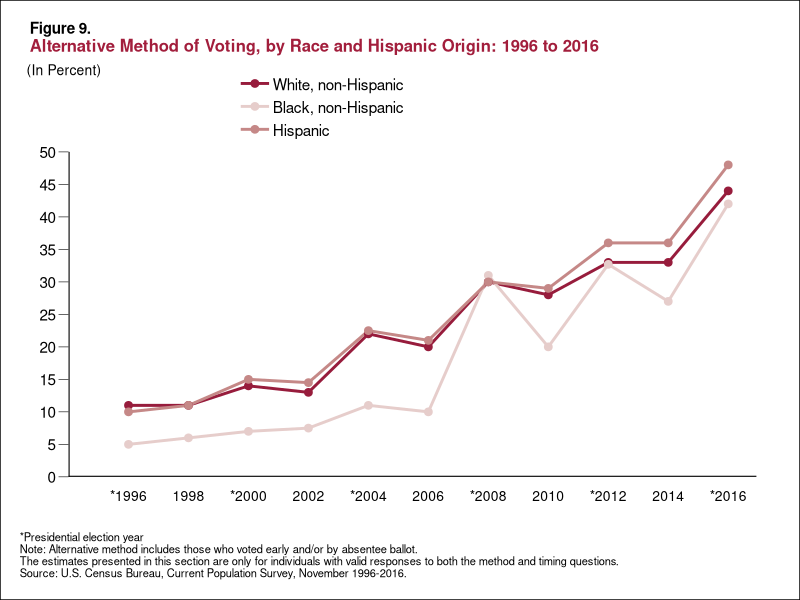
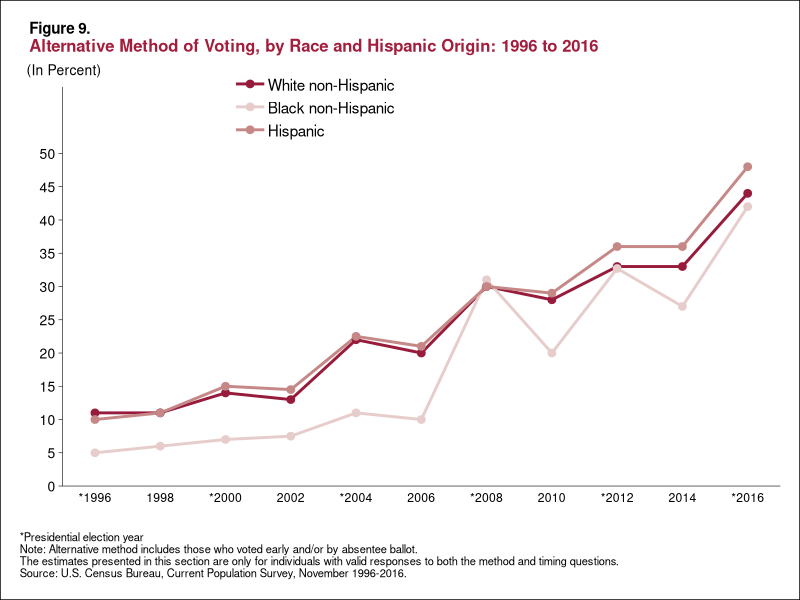

Reproduce these figures in R, in order.
## ---- chunk 1
knitr::opts_chunk$set(echo = TRUE)
## ---- chunk 2
library(tidyverse)
# I like this for coloring text: https://wilkelab.org/ggtext/
library("ggtext")
library(grid)
library(rlang)
## ---- chunk 3
#Using custom line segments but changes the spacing of the x axis labeling in comparision to y axis line. 
age_groups= c("18-29 year olds", "30-44 year olds", "45-64 year olds", "65 years and older")
types= c("White, non-Hispanic", "Black, non-Hispanic", "Hispanic")
year_levels <- c("*1996", "1998", "*2000", "2002", "*2004", "2006", "*2008", "2010", "*2012", "2014", "*2016")
percent<- c(5,10,15,20,25,30,35,40,45,50)
pop_colors <- c("#971c3c","#e6cdcb","#c58887")
# "#c58887" - Hispanic color "#971c3c"- White, non-hispanic color "#e6cdcb" - Black non hispanic color





vote_data<- tibble(
  vote_type = rep(types, 11),
  pop_groups= rep(year_levels, c(3,3,3,3,3,3,3,3,3,3,3)),
  amount= c(11,5,10,11,6,11,14,7,15,13,7.5,14.5,22,11,22.5,20,10,21,30,31,30,28,20,29,33,32.7,36,33,27,36,44,42,48), 
  fill= rep(pop_colors, 11)
)


vote_data<- vote_data%>%
  mutate(vote_type = factor(vote_type, levels= types),
         pop_groups= factor(pop_groups, levels=  year_levels),
         fill= factor(fill, levels= pop_colors))
area<- (ggplot(data= vote_data, aes(x= pop_groups, y= amount, group = vote_type, color= vote_type))+ geom_line(aes(color=vote_type), size =1)+ geom_point(aes(color=vote_type),size=2.3)+ scale_color_manual(values=pop_colors, guide_legend(label.vjust=2))+

 labs(title = "<span style = 'font-size:11pt; color:#000000'><b>Figure 9.</span></p><p><span style = 'font-size:12pt; color:#a21e3c'><b>Alternative Method of Voting, by Race and Hispanic Origin: 1996 to 2016</span></p>",
       subtitle = "<span style = 'font-size:10pt; color:#000000'>(In Percent)</span>",
       y = "",
       x = "",
       caption = "*Presidential election year\nNote: Alternative method includes those who voted early and/or by absentee ballot.\nThe estimates presented in this section are only for individuals with valid responses to both the method and timing questions.\nSource: U.S. Census Bureau, Current Population Survey, November 1996-2016."))


new<- (area + theme_classic()+
  theme(
           # Needed for using HTML syntax in plot title
           # plot.title = element_markdown(), 
           # Cleaned up some redundancies and combined your theme changes into one layer
           panel.grid = element_blank(),
           plot.background = element_rect(fill = "white", color = "black"),
           panel.grid.major = element_blank(),
           panel.grid.minor = element_blank(),
           plot.title = element_markdown(hjust= .05),
           plot.title.position = "plot",
           plot.caption.position = "plot",
           plot.subtitle = element_markdown(hjust=.01), 
           plot.caption = element_text(size = 8, color = "black", hjust = 0),
           axis.ticks = element_blank(),
           axis.line.y = element_blank(),
           axis.text.y= element_text(size=11, color="black"),
           axis.ticks.y= element_line(size=.2, color= "black"),
           axis.line.x.bottom = element_blank(),
           axis.text.x= element_text(color= "black", size=10),
           legend.key.height= unit(.2, 'cm'), legend.key.width= unit(.9, 'cm'),
           legend.spacing.x = unit(.1, 'cm'),
            plot.margin = unit(c(.5,.3,.5,.5), "cm"),
           legend.position=c(.35,.95),
           legend.text=element_text(margin=margin(t= 3, b=2), size=11),
           legend.title= element_blank(),
           legend.direction='vertical',
           legend.spacing = unit(10, 'cm'),
           axis.ticks.length=unit(0.1,"inch"))
+ scale_x_discrete(expand=expansion(mult=c(.1,.1)))
+ scale_y_continuous(breaks = c(0,5,10,15,20,25,30,35,40,45,50), limits= c(0,50), expand= expansion(mult=c(0,.2))))
new + annotate(x=0, xend= 0, y=0, yend=50, color="black", lwd=.75, geom= "segment")+ annotate(x=0, xend= 11.47, y=0, yend=0, lwd=.75, geom="segment")

## ---- chunk 4
#This plot shows the plot before using custom line segments. The y axis line is too long. 
age_groups= c("18-29 year olds", "30-44 year olds", "45-64 year olds", "65 years and older")
types= c("White non-Hispanic", "Black non-Hispanic", "Hispanic")
year_levels <- c("*1996", "1998", "*2000", "2002", "*2004", "2006", "*2008", "2010", "*2012", "2014", "*2016")
percent<- c(5,10,15,20,25,30,35,40,45,50)
pop_colors <- c("#971c3c","#e6cdcb","#c58887")
vote_data<- tibble(
  vote_type = rep(types, 11),
  pop_groups= rep(year_levels, c(3,3,3,3,3,3,3,3,3,3,3)),
  amount= c(11,5,10,11,6,11,14,7,15,13,7.5,14.5,22,11,22.5,20,10,21,30,31,30,28,20,29,33,32.7,36,33,27,36,44,42,48), 
  fill= rep(pop_colors, 11)
)
vote_data<- vote_data%>%
  mutate(vote_type = factor(vote_type, levels= types),
         pop_groups= factor(pop_groups, levels=  year_levels),
         fill= factor(fill, levels= pop_colors))
area<- (ggplot(data= vote_data, aes(x= pop_groups, y= amount, group = vote_type, color= vote_type))+ geom_line(aes(color=vote_type), size =1)+ geom_point(aes(color=vote_type),size=2.3)+ scale_color_manual(values=pop_colors, guide_legend(label.vjust=2))+
 labs(title = "<span style = 'font-size:11pt; color:#000000'><b>Figure 9.</span></p><p><span style = 'font-size:12pt; color:#a21e3c'><b>Alternative Method of Voting, by Race and Hispanic Origin: 1996 to 2016</span></p>",
       subtitle = "<span style = 'font-size:10pt; color:#000000'>(In Percent)</span>",
       y = "",
       x = "",
       caption = "*Presidential election year\nNote: Alternative method includes those who voted early and/or by absentee ballot.\nThe estimates presented in this section are only for individuals with valid responses to both the method and timing questions.\nSource: U.S. Census Bureau, Current Population Survey, November 1996-2016."))
new<- (area + theme_classic()+
  theme(
           # Needed for using HTML syntax in plot title
           # plot.title = element_markdown(), 
           # Cleaned up some redundancies and combined your theme changes into one layer
           panel.grid = element_blank(),
           plot.background = element_rect(fill = "white", color = "black"),
           panel.grid.major = element_blank(),
           panel.grid.minor = element_blank(),
           plot.title = element_markdown(hjust= .05),
           plot.title.position = "plot",
           plot.caption.position = "plot",
           plot.subtitle = element_markdown(hjust=.01), 
           plot.caption = element_text(size = 8, color = "black", hjust = 0),
           axis.ticks = element_blank(),
           axis.line.y = element_line(size=.2, color= "black"),
           axis.text.y= element_text(size=10, color="black"),
           axis.ticks.y= element_line(size=.2),
           axis.line.x.bottom = element_line(size=.2, color= "black", linetype="solid"),
           axis.text.x= element_text(color= "black"),
           legend.key.height= unit(.2, 'cm'), legend.key.width= unit(.9, 'cm'),
           legend.spacing.x = unit(.1, 'cm'),
            plot.margin = unit(c(.5,.5,.5,.5), "cm"),
           legend.position=c(.35,.95),
           legend.text=element_text(margin=margin(t= 3, b=2), size=11),
           legend.title= element_blank(),
           legend.direction='vertical',
           legend.spacing = unit(10, 'cm'))
+ scale_x_discrete(expand=c(.05,0))
+ scale_y_continuous(breaks = c(0,5,10,15,20,25,30,35,40,45,50), limits= c(0,50), expand= expansion(mult=c(0,.2))))
new 
